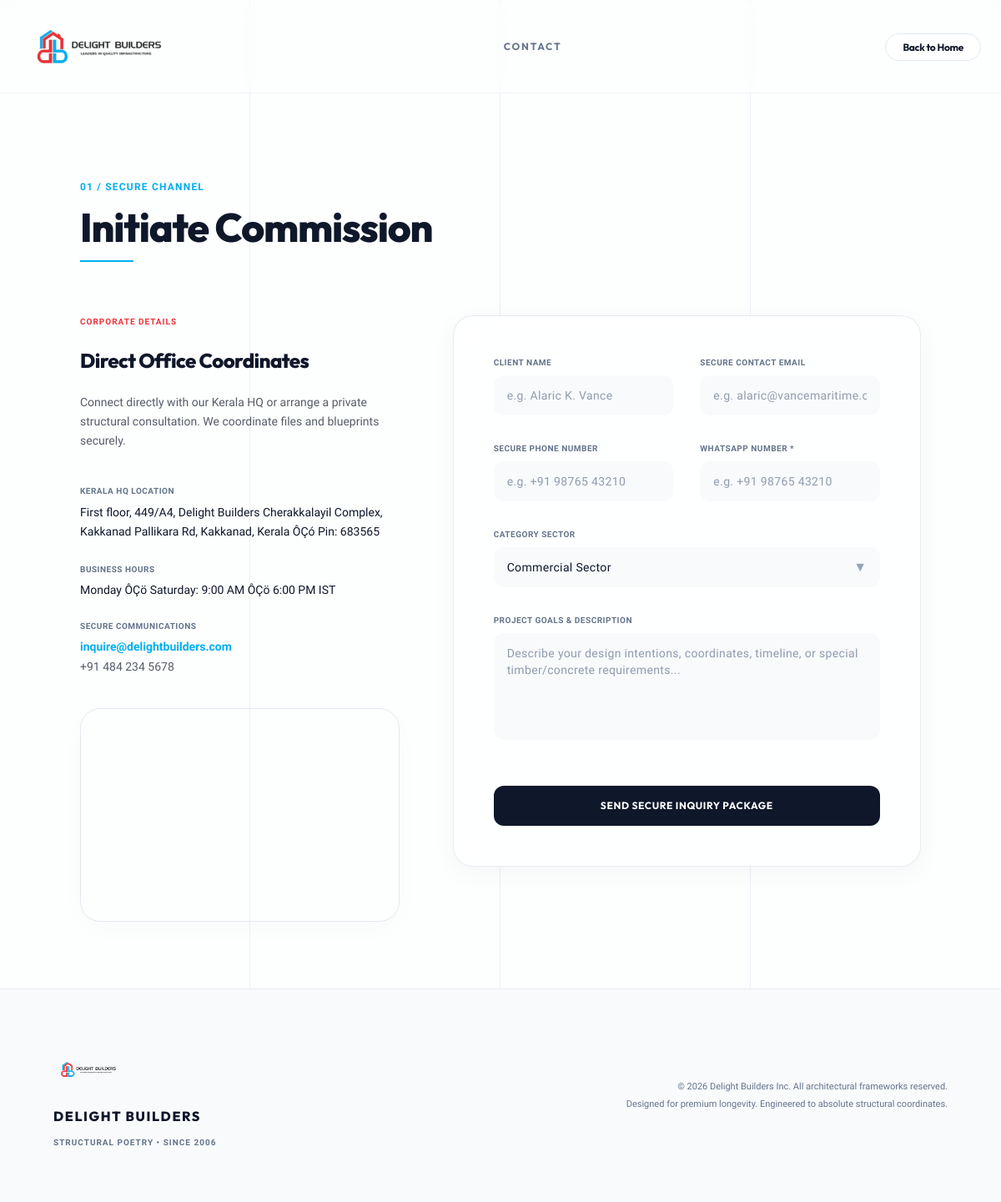
The page /contact.php on the database its author committed.
### tables this page shows
CREATE TABLE `settings` (
  `key_name` varchar(50) NOT NULL,
  `value` text DEFAULT NULL,
  PRIMARY KEY (`key_name`)
);

### contact.php (the view, shortened to what the rows shown need)
<?php
require_once 'admin/db_connection.php';
function resolve_asset_path($path)
{
    if (file_exists($path)) {
        return $path;
    }
    return $path;
}
$logo_path = resolve_asset_path(get_setting('logo_path', 'asset/images/logo.png'));
?>
<!DOCTYPE html>
<html lang="en" class="scroll-smooth bg-[#f8fafc]">
<head>
    <script src="https://cdn.tailwindcss.com"></script>
    <link rel="stylesheet" href="asset/css/style.css?v=<?php echo filemtime('asset/css/style.css'); ?>">
</head>
<body
    class="font-sans text-[#0f172a]/85 relative overflow-x-hidden min-h-screen selection:bg-[#00aff0]/10 selection:text-[#00aff0]">
    <div class="relative z-10 flex flex-col min-h-screen justify-between pt-28">
        <?php include 'header.php'; ?>
        <main class="flex-grow py-20 px-6 md:px-16 lg:px-24">
            <div class="max-w-7xl mx-auto mt-6">
                <div class="text-center md:text-left space-y-4 mb-16">
                    <h1 class="font-display text-4xl md:text-5xl text-[#0f172a] font-extrabold tracking-tight">
                        Initiate Commission
                    </h1>
                </div>
                <div class="grid grid-cols-1 lg:grid-cols-12 gap-12 lg:gap-16 items-start">
                    <div class="lg:col-span-5 space-y-10">
                        <div class="space-y-6">
                            <h2
                                class="font-display text-2xl text-[#0f172a] font-extrabold tracking-tight leading-tight">
                                Direct Office Coordinates
                            </h2>
                        </div>
                        <div class="space-y-6 text-sm">
                            <div class="space-y-1">
                                <div class="text-[10px] tracking-wider uppercase text-[#64748b] font-bold">KERALA HQ
                                    LOCATION</div>
                                <p class="text-[#0f172a] font-medium leading-relaxed">
                                    <?php echo nl2br(htmlspecialchars(get_setting('office_address', "First floor, 449/A4, Delight Builders Cherakkalayil Complex,\nKakkanad Pallikara Rd, Kakkanad, Kerala • Pin: 683565"))); ?>
                                </p>
                            </div>
                            <div class="space-y-1">
                                <div class="text-[10px] tracking-wider uppercase text-[#64748b] font-bold">BUSINESS
                                    HOURS</div>
                                <p class="text-[#0f172a] font-medium"><?php echo htmlspecialchars(get_setting('business_hours', 'Monday — Saturday: 9:00 AM — 6:00 PM IST')); ?></p>
                            </div>
                            <div class="space-y-1">
                                <p class="text-[#0f172a] font-semibold flex flex-col space-y-1">
                                    <span
                                        class="text-[#00aff0] hover:underline cursor-pointer"><?php echo htmlspecialchars(get_setting('contact_email', 'inquire@delightbuilders.com')); ?></span>
                                    <span class="text-[#0f172a]/70 font-medium"><?php echo htmlspecialchars(get_setting('contact_phone', '+91 484 234 5678')); ?></span>
                                </p>
                            </div>
                        </div>
                    </div>
                </div>
            </div>
        </main>
        <footer class="bg-[#f8fafc]/95 py-16 px-6 md:px-16 border-t border-[#e2e8f0]/60 z-20 relative">
            <div class="max-w-7xl mx-auto flex flex-col md:flex-row justify-between items-center gap-8">
                <div class="flex flex-col items-center md:items-start space-y-3">
                    <img src="<?php echo $logo_path; ?>" alt="Delight Builders Logo" class="h-16 w-auto object-contain">
                    <span class="font-display text-[#0f172a] font-extrabold tracking-widest text-base uppercase">DELIGHT
                        BUILDERS</span>
                    <span class="text-[10px] tracking-widest text-[#64748b] font-semibold uppercase">STRUCTURAL POETRY •
                        SINCE 2006</span>
                </div>
            </div>
        </footer>
    </div>
</body>
</html>

### header.php (shortened to what the rows shown need)
<header id="main-header"
    class="fixed top-0 left-0 w-full z-40 h-28 border-b border-[#e2e8f0]/40 bg-white/72 backdrop-blur-md transition-all duration-500">
    <div class="max-w-7xl mx-auto px-6 h-full flex justify-between items-center">
        <a href="index.php" class="flex items-center group">
            <img id="header-logo" src="<?php echo $logo_path; ?>" alt="Delight Builders Logo"
                class="h-36 w-auto object-contain transition-all duration-500 group-hover:scale-105">
        </a>
    </div>
</header>

### rows shown on the page
settings: value (picture)
settings: value "First floor, 449/A4, Delight Builders Cherakkalayil Complex, Kakkanad Pallikara Rd, Kakkanad, Kerala ÔÇó Pin: 683565"
settings: value "Monday ÔÇö Saturday: 9:00 AM ÔÇö 6:00 PM IST"
settings: value "inquire@delightbuilders.com"
settings: value "+91 484 234 5678"

### other values the page prints
$header_title "CONTACT"
form field category "Commercial Sector"
